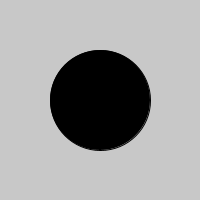
Frame 1 (no input)
Frame 60 (the mouse pressed at the canvas centre just before this capture): identical to frame 1, image omitted
Frame 120 (the mouse held since frame 60 and released just before this capture): identical to frame 1, image omitted

The Processing sketch that drew this single still picture (run headless with seeded random() and noise(); from frame 60 on, the mouse is pressed at the canvas centre):

// Processing sketch: Sketch_009_mvc_test
// ── Sketch_009_mvc_test.pde
Controller controller;

int posX;
int posY;
int radius;

boolean inside;
void settings()
{
  size(200, 200);
}

void setup()
{
  controller = new Controller();
  
  posX = 100;
  posY = 100;
  radius = 100;
  
  inside = false;
}

void draw()
{
  background(200);
  
  fill(0);
  ellipse(posX, posY, radius, radius);
  
  float distance = dist(mouseX, mouseY, posX, posY);
  if(distance <= (radius / 2) && !inside)
  {
    inside = true;
    controller.updateSize();
    controller.update(1,true);
    controller.update(2,true);
    
  }
  else if(distance > (radius/2) && inside)
  {
    inside = false;
    controller.updateSize();
    controller.update(1,false);
    controller.update(2,false);
  }
}
// ── Controller.pde
class Controller
{
  private Model model;
  private View1 view1;
  private View2 view2;
  
  private int counter;
  
  public Controller()
  {
    model = new Model();
    view1 = new View1(this);
    view2 = new View2();
    
    PApplet.runSketch(new String[]{"My view 1"}, view1);
    PApplet.runSketch(new String[]{"My view 2"}, view2);
    
    counter = 0;
  }
  
  public void update(int view, boolean inside)
  {
    if(view == 1)
    {
      view2.update(inside);
    }
    else if(view == 2)
    {
      view1.update(inside);
    }
  }
  
  public void updateSize()
  {
    counter++;
    if(counter >= 5)
    {
      counter = 0;
    }
    int size = model.getSize(counter);
    view1.setRadius(size);
    view2.setSide(size);
  }
}
// ── Model.pde
class Model
{
  private int[] sizes;
  
  public Model()
  {
    sizes = new int[5];
    sizes[0] = 100;
    sizes[1] = 150;
    sizes[2] = 200;
    sizes[3] = 250;
    sizes[4] = 300;
  }
  
  public int getSize(int index)
  {
    return sizes[index];
  }
  
}
// ── View1.pde
class View1 extends PApplet
{
  private color bgColor;
  
  private int posX;
  private int posY;
  private int radius;
  private color ellipseColor;
  private boolean inside;
  
  private Controller controller;
  
  public View1(Controller _controller)
  {
    bgColor = color(0);  
    posX = 150;
    posY = 250;
    radius = 100;
    ellipseColor = color(255);
    controller = _controller;
    inside = false;
  }
  
  public void settings()
  {
    size(300, 500);
  }
  
  public void draw()
  {
    background(bgColor);
    
    fill(ellipseColor);
    ellipse(posX, posY, radius, radius);
    
    float distance = dist(mouseX, mouseY, posX, posY);
    if(distance <= (radius / 2) && !inside)
    {
      inside = true;
      controller.update(1, true);
    }
    else if (distance > (radius / 2) && inside)
    {
      inside = false;
      controller.update(1, false);
    }
  }
  
  public void setRadius(int _radius)
  {
    radius = _radius;
  }
  
  public void update(boolean inside)
  {
    if(inside)
    {
      bgColor = color(255);
      ellipseColor = color(0);
    }
    else
    {
      bgColor = color(0);
      ellipseColor = color(255);
    }

  }
}
// ── View2.pde
class View2 extends PApplet
{
  private color bgColor;
  
  private int posX;
  private int posY;
  private int side;
  private color rectColor;
  private boolean inside;
  
  public View2()
  {
    bgColor = color(255);
    
    posX = 250;
    posY = 150;
    side = 100;
    rectColor = color(0);
    inside = false;
  }
  public void settings()
  {
    size(500, 300);
  }
  
  
  public void draw()
  {
    background(bgColor);
    
    rectMode(CENTER);
    fill(rectColor);
    rect(posX, posY, side, side);
    
    boolean check = false;
    if(mouseX >= (posX - (side/2)) && mouseX <= (posX + (side/2)) &&
        mouseY >= (posY - (side/2)) && mouseY <= (posY + (side/2)))
    {
      check = true;
      
    }
    if(check && !inside)
    {
      inside = true;
      controller.update(2, true);
    }
    else if(!check && inside)
    {
      inside = false;
      controller.update(2, false);
    }
  }
  
  public void setSide(int _side)
  {
    side = _side;
  }
  
  public void update(boolean inside)
  {
    if(inside)
    {
      bgColor = color(0);
      rectColor = color(255);
    }
    else
    {
      bgColor = color(255);
      rectColor = color(0);
    }

  }
  
}
